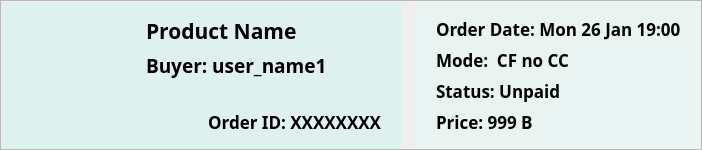
                 <widget class="QFrame" name="order_box_2">
                  <property name="sizePolicy">
                   <sizepolicy hsizetype="Preferred" vsizetype="Fixed">
                    <horstretch>0</horstretch>
                    <verstretch>0</verstretch>
                   </sizepolicy>
                  </property>
                  <property name="minimumSize">
                   <size>
                    <width>0</width>
                    <height>150</height>
                   </size>
                  </property>
                  <property name="maximumSize">
                   <size>
                    <width>16777215</width>
                    <height>150</height>
                   </size>
                  </property>
                  <property name="autoFillBackground">
                   <bool>false</bool>
                  </property>
                  <property name="frameShape">
                   <enum>QFrame::StyledPanel</enum>
                  </property>
                  <property name="frameShadow">
                   <enum>QFrame::Raised</enum>
                  </property>
                  <layout class="QHBoxLayout" name="horizontalLayout_64">
                   <property name="spacing">
                    <number>0</number>
                   </property>
                   <property name="leftMargin">
                    <number>0</number>
                   </property>
                   <property name="topMargin">
                    <number>0</number>
                   </property>
                   <property name="rightMargin">
                    <number>0</number>
                   </property>
                   <property name="bottomMargin">
                    <number>0</number>
                   </property>
                   <item>
                    <layout class="QHBoxLayout" name="horizontalLayout_65">
                     <property name="spacing">
                      <number>15</number>
                     </property>
                     <item>
                      <widget class="QFrame" name="product_frame_14">
                       <property name="minimumSize">
                        <size>
                         <width>400</width>
                         <height>0</height>
                        </size>
                       </property>
                       <property name="maximumSize">
                        <size>
                         <width>500</width>
                         <height>16777215</height>
                        </size>
                       </property>
                       <property name="styleSheet">
                        <string notr="true">QFrame {
    background-color:#DFF1EE;
	border: none;
}</string>
                       </property>
                       <property name="frameShape">
                        <enum>QFrame::StyledPanel</enum>
                       </property>
                       <property name="frameShadow">
                        <enum>QFrame::Raised</enum>
                       </property>
                       <layout class="QHBoxLayout" name="horizontalLayout_66">
                        <property name="spacing">
                         <number>15</number>
                        </property>
                        <property name="leftMargin">
                         <number>20</number>
                        </property>
                        <property name="topMargin">
                         <number>15</number>
                        </property>
                        <property name="rightMargin">
                         <number>20</number>
                        </property>
                        <property name="bottomMargin">
                         <number>15</number>
                        </property>
                        <item>
                         <widget class="QLabel" name="product_image_label_14">
                          <property name="maximumSize">
                           <size>
                            <width>110</width>
                            <height>110</height>
                           </size>
                          </property>
                          <property name="styleSheet">
                           <string notr="true"/>
                          </property>
                          <property name="text">
                           <string/>
                          </property>
                          <property name="pixmap">
                           <pixmap resource="../../../public/images/post_images/post_images.qrc">:/post_images/IMG_7102.jpg</pixmap>
                          </property>
                          <property name="scaledContents">
                           <bool>true</bool>
                          </property>
                         </widget>
                        </item>
                        <item>
                         <widget class="QFrame" name="frame_21">
                          <property name="frameShape">
                           <enum>QFrame::StyledPanel</enum>
                          </property>
                          <property name="frameShadow">
                           <enum>QFrame::Raised</enum>
                          </property>
                          <layout class="QVBoxLayout" name="verticalLayout_56">
                           <property name="leftMargin">
                            <number>0</number>
                           </property>
                           <property name="topMargin">
                            <number>0</number>
                           </property>
                           <property name="rightMargin">
                            <number>0</number>
                           </property>
                           <property name="bottomMargin">
                            <number>0</number>
                           </property>
                           <item>
                            <widget class="QLabel" name="product_name_label_10">
                             <property name="sizePolicy">
                              <sizepolicy hsizetype="Preferred" vsizetype="Maximum">
                               <horstretch>0</horstretch>
                               <verstretch>0</verstretch>
                              </sizepolicy>
                             </property>
                             <property name="font">
                              <font>
                               <family>Manrope</family>
                               <pointsize>16</pointsize>
                               <weight>75</weight>
                               <bold>true</bold>
                              </font>
                             </property>
                             <property name="text">
                              <string>Product Name</string>
                             </property>
                            </widget>
                           </item>
                           <item>
                            <widget class="QLabel" name="buyer_name_2">
                             <property name="sizePolicy">
                              <sizepolicy hsizetype="Preferred" vsizetype="Maximum">
                               <horstretch>0</horstretch>
                               <verstretch>0</verstretch>
                              </sizepolicy>
                             </property>
                             <property name="font">
                              <font>
                               <family>Manrope</family>
                               <pointsize>14</pointsize>
                               <weight>75</weight>
                               <bold>true</bold>
                              </font>
                             </property>
                             <property name="text">
                              <string>Buyer: user_name1</string>
                             </property>
                            </widget>
                           </item>
                           <item>
                            <spacer name="verticalSpacer_24">
                             <property name="orientation">
                              <enum>Qt::Vertical</enum>
                             </property>
                             <property name="sizeHint" stdset="0">
                              <size>
                               <width>20</width>
                               <height>40</height>
                              </size>
                             </property>
                            </spacer>
                           </item>
                           <item>
                            <widget class="QLabel" name="id_label_2">
                             <property name="font">
                              <font>
                               <family>Manrope</family>
                               <pointsize>13</pointsize>
                               <weight>75</weight>
                               <bold>true</bold>
                              </font>
                             </property>
                             <property name="text">
                              <string>Order ID: XXXXXXXX</string>
                             </property>
                             <property name="alignment">
                              <set>Qt::AlignRight|Qt::AlignTrailing|Qt::AlignVCenter</set>
                             </property>
                            </widget>
                           </item>
                          </layout>
                         </widget>
                        </item>
                       </layout>
                      </widget>
                     </item>
                     <item>
                      <layout class="QVBoxLayout" name="verticalLayout_57">
                       <property name="spacing">
                        <number>10</number>
                       </property>
                       <item>
                        <widget class="QFrame" name="info_frame_14">
                         <property name="minimumSize">
                          <size>
                           <width>0</width>
                           <height>0</height>
                          </size>
                         </property>
                         <property name="maximumSize">
                          <size>
                           <width>16777215</width>
                           <height>16777215</height>
                          </size>
                         </property>
                         <property name="styleSheet">
                          <string notr="true">QFrame {
    background-color:#E8F3F2;
	border: none;
}</string>
                         </property>
                         <property name="frameShape">
                          <enum>QFrame::StyledPanel</enum>
                         </property>
                         <property name="frameShadow">
                          <enum>QFrame::Raised</enum>
                         </property>
                         <layout class="QVBoxLayout" name="verticalLayout_58">
                          <property name="spacing">
                           <number>0</number>
                          </property>
                          <property name="leftMargin">
                           <number>20</number>
                          </property>
                          <property name="topMargin">
                           <number>12</number>
                          </property>
                          <property name="rightMargin">
                           <number>20</number>
                          </property>
                          <property name="bottomMargin">
                           <number>12</number>
                          </property>
                          <item>
                           <widget class="QLabel" name="order_date_label_2">
                            <property name="font">
                             <font>
                              <family>Manrope</family>
                              <pointsize>13</pointsize>
                              <weight>75</weight>
                              <bold>true</bold>
                             </font>
                            </property>
                            <property name="text">
                             <string>Order Date: Mon 26 Jan 19:00</string>
                            </property>
                           </widget>
                          </item>
                          <item>
                           <widget class="QLabel" name="mode_label_14">
                            <property name="font">
                             <font>
                              <family>Manrope</family>
                              <pointsize>13</pointsize>
                              <weight>75</weight>
                              <bold>true</bold>
                             </font>
                            </property>
                            <property name="text">
                             <string>Mode:  CF no CC</string>
                            </property>
                           </widget>
                          </item>
                          <item>
                           <widget class="QLabel" name="status_label_14">
                            <property name="font">
                             <font>
                              <family>Manrope</family>
                              <pointsize>13</pointsize>
                              <weight>75</weight>
                              <bold>true</bold>
                             </font>
                            </property>
                            <property name="text">
                             <string>Status: Unpaid</string>
                            </property>
                           </widget>
                          </item>
                          <item>
                           <widget class="QLabel" name="price_label_10">
                            <property name="font">
                             <font>
                              <family>Manrope</family>
                              <pointsize>13</pointsize>
                              <weight>75</weight>
                              <bold>true</bold>
                             </font>
                            </property>
                            <property name="text">
                             <string>Price: 999 B</string>
                            </property>
                           </widget>
                          </item>
                         </layout>
                        </widget>
                       </item>
                      </layout>
                     </item>
                    </layout>
                   </item>
                  </layout>
                 </widget>
